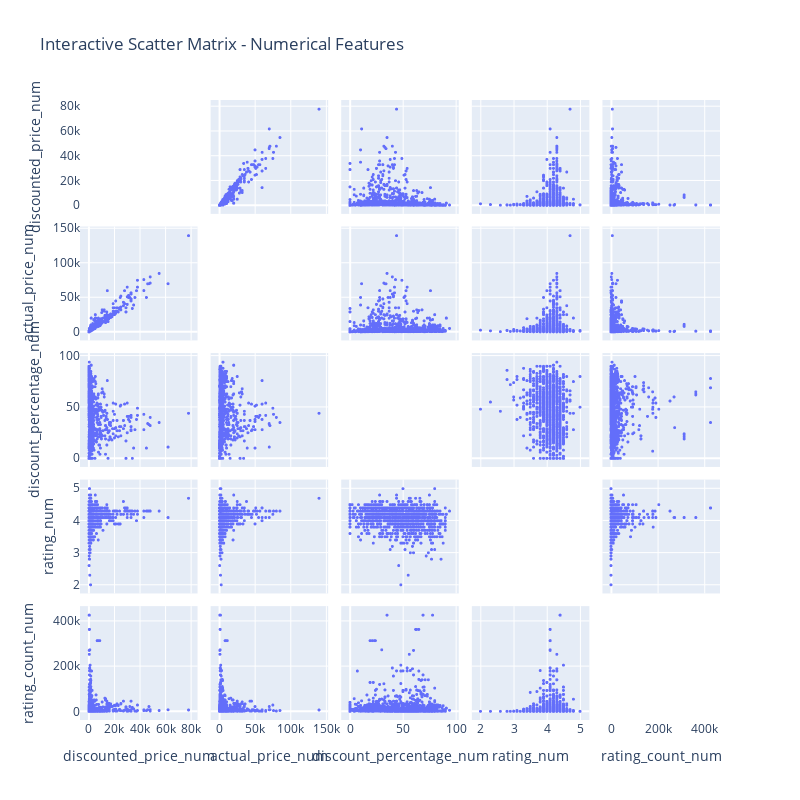
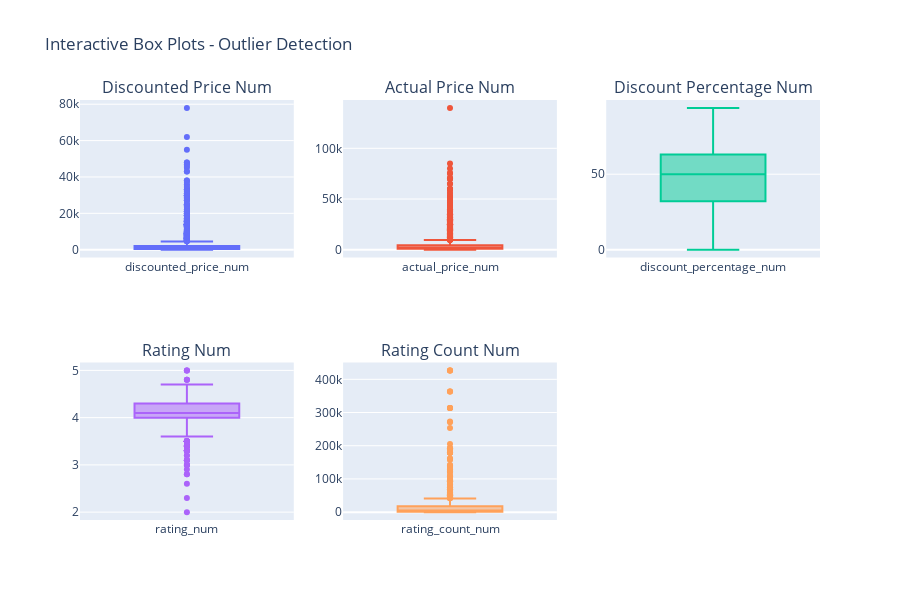
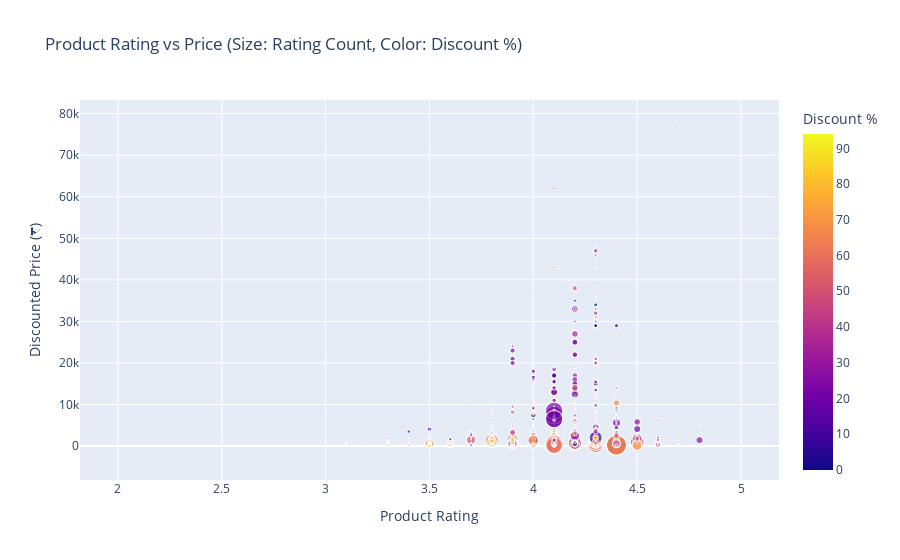
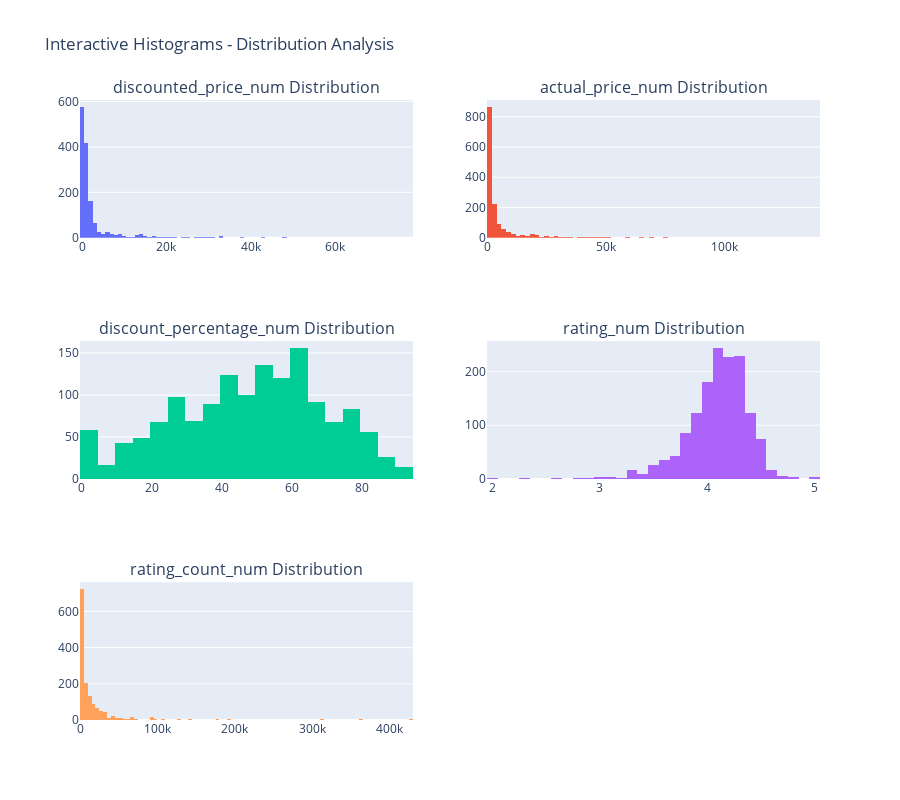

The cell these charts' notebook holds for them, in order:
### Code cell
# Interactive Plotly Visualizations
print("="*60)
print("INTERACTIVE VISUALIZATIONS")
print("="*60)

# Sample data for better performance and remove rows with missing values
sample_size = min(2000, len(df))
df_sample = df.sample(n=sample_size, random_state=42)

# Clean sample data by removing rows with NaN values in numerical columns
df_sample_clean = df_sample[numerical_cols].dropna()

# 1. Interactive Scatter Matrix
fig = px.scatter_matrix(df_sample_clean, 
                       title="Interactive Scatter Matrix - Numerical Features",
                       width=800, height=800)
fig.update_traces(diagonal_visible=False, marker={'size': 3})
fig.show()

# 2. Interactive Box Plots
fig = make_subplots(rows=2, cols=3, 
                   subplot_titles=[col.replace('_', ' ').title() for col in numerical_cols])

row_col_positions = [(1,1), (1,2), (1,3), (2,1), (2,2)]

for i, col in enumerate(numerical_cols):
    row, col_pos = row_col_positions[i]
    clean_data = df_sample[col].dropna()
    if len(clean_data) > 0:
        fig.add_trace(go.Box(y=clean_data, name=col, showlegend=False), 
                      row=row, col=col_pos)

fig.update_layout(title_text="Interactive Box Plots - Outlier Detection", 
                 height=600, showlegend=False)
fig.show()

# 3. Interactive Price vs Rating Scatter Plot
# Filter sample data for complete cases needed for scatter plot
scatter_data = df_sample[['rating_num', 'discounted_price_num', 'rating_count_num', 
                         'discount_percentage_num', 'actual_price_num']].dropna()

if len(scatter_data) > 0:
    fig = px.scatter(scatter_data, 
                    x='rating_num', 
                    y='discounted_price_num',
                    size='rating_count_num',
                    color='discount_percentage_num',
                    hover_data=['actual_price_num'],
                    title="Product Rating vs Price (Size: Rating Count, Color: Discount %)",
                    labels={'discounted_price_num': 'Discounted Price (₹)',
                           'rating_num': 'Product Rating',
                           'rating_count_num': 'Rating Count',
                           'discount_percentage_num': 'Discount %'})
    fig.show()
else:
    print("Insufficient data for scatter plot after removing missing values")

# 4. Interactive Histogram with Distribution Comparison
fig = make_subplots(rows=3, cols=2, 
                   subplot_titles=[f'{col} Distribution' for col in numerical_cols])

row_col_positions = [(1,1), (1,2), (2,1), (2,2), (3,1)]

for i, col in enumerate(numerical_cols):
    row, col_pos = row_col_positions[i]
    clean_data = df_sample[col].dropna()
    if len(clean_data) > 0:
        fig.add_trace(go.Histogram(x=clean_data, name=col, showlegend=False), 
                      row=row, col=col_pos)

fig.update_layout(title_text="Interactive Histograms - Distribution Analysis", 
                 height=800, showlegend=False)
fig.show()

print("Interactive Visualization Analysis:")
print("- Scatter matrix reveals complex relationships between variables")
print("- Interactive box plots enable detailed outlier investigation")
print("- Price-rating scatter shows customer value perception patterns")
print("- Multi-dimensional analysis possible with size and color encoding")
print(f"- Analysis performed on {len(df_sample_clean)} complete records from {sample_size} sampled records")

### Figure 1 — Plotly figure (JSON) as saved in the notebook; plotly's stock layout.template omitted (floating-point values rounded to 4 significant figures; data arrays with more than 128 entries replaced by an {"elided": "..."} marker saying what was removed)
{"data": [{"diagonal": {"visible": false}, "dimensions": [{"axis": {"matches": true}, "label": "discounted_price_num", "values": {"elided": "1462 float values"}}, {"axis": {"matches": true}, "label": "actual_price_num", "values": {"elided": "1462 float values"}}, {"axis": {"matches": true}, "label": "discount_percentage_num", "values": {"elided": "1462 int values"}}, {"axis": {"matches": true}, "label": "rating_num", "values": {"elided": "1462 float values"}}, {"axis": {"matches": true}, "label": "rating_count_num", "values": {"elided": "1462 int values"}}], "hovertemplate": "%{xaxis.title.text}=%{x}<br>%{yaxis.title.text}=%{y}<extra></extra>", "legendgroup": "", "marker": {"color": "#636efa", "size": 3, "symbol": "circle"}, "name": "", "showlegend": false, "type": "splom"}], "layout": {"dragmode": "select", "height": 800, "legend": {"tracegroupgap": 0}, "title": {"text": "Interactive Scatter Matrix - Numerical Features"}, "width": 800}}

### Figure 2 — Plotly figure (JSON) as saved in the notebook; plotly's stock layout.template omitted (floating-point values rounded to 4 significant figures; data arrays with more than 128 entries replaced by an {"elided": "..."} marker saying what was removed)
{"data": [{"name": "discounted_price_num", "showlegend": false, "type": "box", "xaxis": "x", "y": {"elided": "1465 float values"}, "yaxis": "y"}, {"name": "actual_price_num", "showlegend": false, "type": "box", "xaxis": "x2", "y": {"elided": "1465 float values"}, "yaxis": "y2"}, {"name": "discount_percentage_num", "showlegend": false, "type": "box", "xaxis": "x3", "y": {"elided": "1465 int values"}, "yaxis": "y3"}, {"name": "rating_num", "showlegend": false, "type": "box", "xaxis": "x4", "y": {"elided": "1464 float values"}, "yaxis": "y4"}, {"name": "rating_count_num", "showlegend": false, "type": "box", "xaxis": "x5", "y": {"elided": "1463 int values"}, "yaxis": "y5"}], "layout": {"annotations": [{"font": {"size": 16}, "showarrow": false, "text": "Discounted Price Num", "x": 0.1444, "xanchor": "center", "xref": "paper", "y": 1, "yanchor": "bottom", "yref": "paper"}, {"font": {"size": 16}, "showarrow": false, "text": "Actual Price Num", "x": 0.5, "xanchor": "center", "xref": "paper", "y": 1, "yanchor": "bottom", "yref": "paper"}, {"font": {"size": 16}, "showarrow": false, "text": "Discount Percentage Num", "x": 0.8556, "xanchor": "center", "xref": "paper", "y": 1, "yanchor": "bottom", "yref": "paper"}, {"font": {"size": 16}, "showarrow": false, "text": "Rating Num", "x": 0.1444, "xanchor": "center", "xref": "paper", "y": 0.375, "yanchor": "bottom", "yref": "paper"}, {"font": {"size": 16}, "showarrow": false, "text": "Rating Count Num", "x": 0.5, "xanchor": "center", "xref": "paper", "y": 0.375, "yanchor": "bottom", "yref": "paper"}], "height": 600, "showlegend": false, "title": {"text": "Interactive Box Plots - Outlier Detection"}, "xaxis": {"anchor": "y", "domain": [0, 0.2889]}, "xaxis2": {"anchor": "y2", "domain": [0.3556, 0.6444]}, "xaxis3": {"anchor": "y3", "domain": [0.7111, 1]}, "xaxis4": {"anchor": "y4", "domain": [0, 0.2889]}, "xaxis5": {"anchor": "y5", "domain": [0.3556, 0.6444]}, "xaxis6": {"anchor": "y6", "domain": [0.7111, 1]}, "yaxis": {"anchor": "x", "domain": [0.625, 1]}, "yaxis2": {"anchor": "x2", "domain": [0.625, 1]}, "yaxis3": {"anchor": "x3", "domain": [0.625, 1]}, "yaxis4": {"anchor": "x4", "domain": [0, 0.375]}, "yaxis5": {"anchor": "x5", "domain": [0, 0.375]}, "yaxis6": {"anchor": "x6", "domain": [0, 0.375]}}}

### Figure 3 — Plotly figure (JSON) as saved in the notebook; plotly's stock layout.template omitted (floating-point values rounded to 4 significant figures; data arrays with more than 128 entries replaced by an {"elided": "..."} marker saying what was removed)
{"data": [{"customdata": {"elided": "1462x1 float values"}, "hovertemplate": "Product Rating=%{x}<br>Discounted Price (₹)=%{y}<br>Rating Count=%{marker.size}<br>actual_price_num=%{customdata[0]}<br>Discount %=%{marker.color}<extra></extra>", "legendgroup": "", "marker": {"color": {"elided": "1462 int values"}, "coloraxis": "coloraxis", "size": {"elided": "1462 int values"}, "sizemode": "area", "sizeref": 1067.0, "symbol": "circle"}, "mode": "markers", "name": "", "showlegend": false, "type": "scattergl", "x": {"elided": "1462 float values"}, "xaxis": "x", "y": {"elided": "1462 float values"}, "yaxis": "y"}], "layout": {"coloraxis": {"colorbar": {"title": {"text": "Discount %"}}, "colorscale": [[0, "#0d0887"], [0.1111, "#46039f"], [0.2222, "#7201a8"], [0.3333, "#9c179e"], [0.4444, "#bd3786"], [0.5556, "#d8576b"], [0.6667, "#ed7953"], [0.7778, "#fb9f3a"], [0.8889, "#fdca26"], [1, "#f0f921"]]}, "legend": {"itemsizing": "constant", "tracegroupgap": 0}, "title": {"text": "Product Rating vs Price (Size: Rating Count, Color: Discount %)"}, "xaxis": {"anchor": "y", "domain": [0, 1], "title": {"text": "Product Rating"}}, "yaxis": {"anchor": "x", "domain": [0, 1], "title": {"text": "Discounted Price (₹)"}}}}

### Figure 4 — Plotly figure (JSON) as saved in the notebook; plotly's stock layout.template omitted (floating-point values rounded to 4 significant figures; data arrays with more than 128 entries replaced by an {"elided": "..."} marker saying what was removed)
{"data": [{"name": "discounted_price_num", "showlegend": false, "type": "histogram", "x": {"elided": "1465 float values"}, "xaxis": "x", "yaxis": "y"}, {"name": "actual_price_num", "showlegend": false, "type": "histogram", "x": {"elided": "1465 float values"}, "xaxis": "x2", "yaxis": "y2"}, {"name": "discount_percentage_num", "showlegend": false, "type": "histogram", "x": {"elided": "1465 int values"}, "xaxis": "x3", "yaxis": "y3"}, {"name": "rating_num", "showlegend": false, "type": "histogram", "x": {"elided": "1464 float values"}, "xaxis": "x4", "yaxis": "y4"}, {"name": "rating_count_num", "showlegend": false, "type": "histogram", "x": {"elided": "1463 int values"}, "xaxis": "x5", "yaxis": "y5"}], "layout": {"annotations": [{"font": {"size": 16}, "showarrow": false, "text": "discounted_price_num Distribution", "x": 0.225, "xanchor": "center", "xref": "paper", "y": 1, "yanchor": "bottom", "yref": "paper"}, {"font": {"size": 16}, "showarrow": false, "text": "actual_price_num Distribution", "x": 0.775, "xanchor": "center", "xref": "paper", "y": 1, "yanchor": "bottom", "yref": "paper"}, {"font": {"size": 16}, "showarrow": false, "text": "discount_percentage_num Distribution", "x": 0.225, "xanchor": "center", "xref": "paper", "y": 0.6111, "yanchor": "bottom", "yref": "paper"}, {"font": {"size": 16}, "showarrow": false, "text": "rating_num Distribution", "x": 0.775, "xanchor": "center", "xref": "paper", "y": 0.6111, "yanchor": "bottom", "yref": "paper"}, {"font": {"size": 16}, "showarrow": false, "text": "rating_count_num Distribution", "x": 0.225, "xanchor": "center", "xref": "paper", "y": 0.2222, "yanchor": "bottom", "yref": "paper"}], "height": 800, "showlegend": false, "title": {"text": "Interactive Histograms - Distribution Analysis"}, "xaxis": {"anchor": "y", "domain": [0, 0.45]}, "xaxis2": {"anchor": "y2", "domain": [0.55, 1]}, "xaxis3": {"anchor": "y3", "domain": [0, 0.45]}, "xaxis4": {"anchor": "y4", "domain": [0.55, 1]}, "xaxis5": {"anchor": "y5", "domain": [0, 0.45]}, "xaxis6": {"anchor": "y6", "domain": [0.55, 1]}, "yaxis": {"anchor": "x", "domain": [0.7778, 1]}, "yaxis2": {"anchor": "x2", "domain": [0.7778, 1]}, "yaxis3": {"anchor": "x3", "domain": [0.3889, 0.6111]}, "yaxis4": {"anchor": "x4", "domain": [0.3889, 0.6111]}, "yaxis5": {"anchor": "x5", "domain": [0, 0.2222]}, "yaxis6": {"anchor": "x6", "domain": [0, 0.2222]}}}
